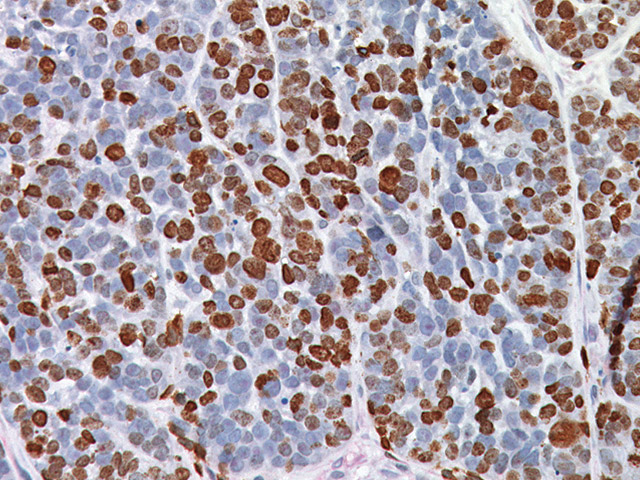
#> input picture img/nuclei.jpg, 640 x 480 px, found by its file name
$ python main2.py   (older library calls are emulated)
#> lines starting #> are read from the running program, lines starting #| are printed output that depends on the picture; after the words box and inside, x2 and y2 are one past the last pixel; in counts of white or black regions, pixels touching at a corner belong together
# This is a sample Python script.

# Press Shift+F10 to execute it or replace it with your code.
# Press Double Shift to search everywhere for classes, files, tool windows, actions, and settings.

import cv2 as cv, cv2
import sys
import numpy as np
from matplotlib import pylab
import mahotas as mh
import requests
from functools import reduce


def createWindows(val):
    cv2.namedWindow("Trackbars")
    cv2.resizeWindow("Trackbars", 1620, 500)
    cv2.namedWindow("Results")
    pass

def CreateTrackbars(val):
#> called with val = 0
    cv2.createTrackbar("L - H", "Trackbars", 0, 179, ProcessImage)
#> slider 'L - H' is set to 35
    cv2.createTrackbar("L - S", "Trackbars", 0, 255, ProcessImage)
#> slider 'L - S' is set to 51
    cv2.createTrackbar("L - V", "Trackbars", 0, 255, ProcessImage)
#> slider 'L - V' is set to 51
    cv2.createTrackbar("U - H", "Trackbars", 179, 179, ProcessImage)
    cv2.createTrackbar("U - S", "Trackbars", 255, 255, ProcessImage)
    cv2.createTrackbar("U - V", "Trackbars", 255, 255, ProcessImage)

    cv.createTrackbar("ksize", "Trackbars", 0, 31, ProcessImage)
#> slider 'ksize' is set to 10
    pass

def idontdoshit():
    print('pAsS dA BuTThAaA')

def SetVals(val):
#> called with val = 0
    global l_h
    global l_s
    global l_v
    global u_h
    global u_s
    global u_v
    global lower_range
    global upper_range
    global img, mask, res, hsv
    global gaussian_value
    l_h = 5
    l_s = 50
    l_v = 50
    u_h = 40
    u_s = 255
    u_v = 255
    gaussian_value = 1
    lower_range = np.array([l_h, l_s, l_v])
    upper_range = np.array([u_h, u_s, u_v])
    img = cv2.imread(r"D:\side-projects\nuclei\img\nuclei.jpg")
#> img is the input picture: shape (480, 640, 3); mean B, G, R 165.7, 158.6, 170.6


def ProcessImage(val):
    # Get the new values of the trackbar in real time as the user changes them
#> called with val = 0
    l_h = cv2.getTrackbarPos("L - H", "Trackbars")
    l_s = cv2.getTrackbarPos("L - S", "Trackbars")
    l_v = cv2.getTrackbarPos("L - V", "Trackbars")
    u_h = cv2.getTrackbarPos("U - H", "Trackbars")
    u_s = cv2.getTrackbarPos("U - S", "Trackbars")
    u_v = cv2.getTrackbarPos("U - V", "Trackbars")

    l_h = cv2.getTrackbarPos("L - H", "Trackbars")
    l_s = cv2.getTrackbarPos("L - S", "Trackbars")
    l_v = cv2.getTrackbarPos("L - V", "Trackbars")
    u_h = cv2.getTrackbarPos("U - H", "Trackbars")
    u_s = cv2.getTrackbarPos("U - S", "Trackbars")
    u_v = cv2.getTrackbarPos("U - V", "Trackbars")

    l_h = cv2.getTrackbarPos("L - H", "Trackbars")
    l_s = cv2.getTrackbarPos("L - S", "Trackbars")
    l_v = cv2.getTrackbarPos("L - V", "Trackbars")
    u_h = cv2.getTrackbarPos("U - H", "Trackbars")
    u_s = cv2.getTrackbarPos("U - S", "Trackbars")
    u_v = cv2.getTrackbarPos("U - V", "Trackbars")

    # Gaussian things, not pretty but working.
    gaussian_value = cv2.getTrackbarPos("ksize", "Trackbars")

    cv.setTrackbarPos("ksize", "Trackbars", gaussian_value)
    # Convert the BGR image to HSV image.
    hsv = cv2.cvtColor(img, cv2.COLOR_BGR2HSV)
#> hsv: shape (480, 640, 3); mean H, S, V 90.5, 50.9, 182.3
    if gaussian_value != 0:
        gaussian_value = isEven(gaussian_value)
        hsv = GaussianBlur(hsv, gaussian_value)
#> in GaussianBlur, `gaussianImg = cv.GaussianBlur(gaussianImg, (ksize, ksize), 0)`: gaussianImg: shape (480, 640, 3); mean H, S, V 90.5, 50.9, 182.3

    # Set the lower and upper HSV range according to the value selected by the trackbar
    lower_range = np.array([l_h, l_s, l_v])
    upper_range = np.array([u_h, u_s, u_v])


    #hsv = cv2.cvtColor(img, cv2.COLOR_BGR2GRAY)

    # Threshold the HSV image to get only blue colors. Filter the image and get the binary mask, where white represents your target color
    mask = cv2.inRange(hsv, lower_range, upper_range)
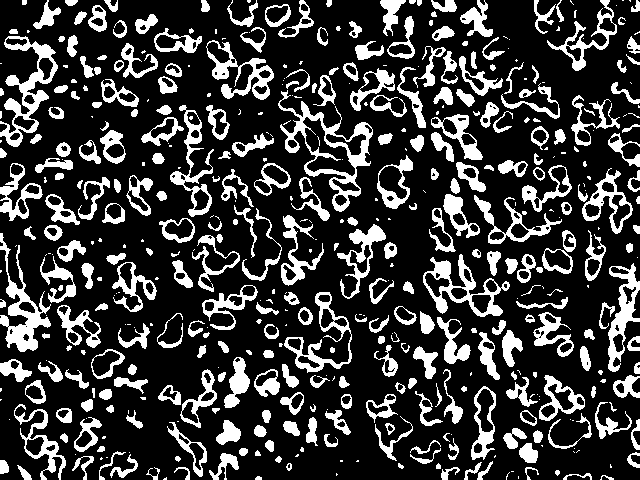
#> mask: shape (480, 640); 23% white; 485 white regions (172 under 20 px), largest, box (x1, y1, x2, y2) and area: (278, 90, 373, 212) 2392, (0, 36, 58, 147) 1951, (0, 233, 51, 352) 1797
    # You can also visualize the real part of the target color (Optional)
    res = cv2.bitwise_and(img, img, mask=mask)
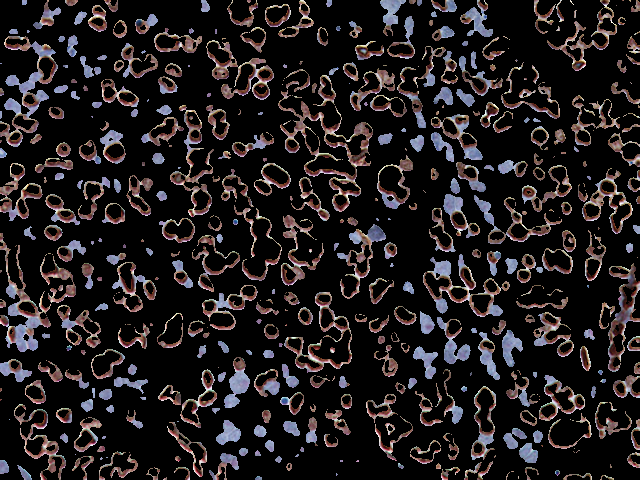
#> res: shape (480, 640, 3); mean B, G, R 29.7, 28.5, 33.1
    # Converting the binary mask to 3 channel image, this is just so we can stack it with the others
    mask_3 = cv2.cvtColor(mask, cv2.COLOR_GRAY2BGR)
    # stack the mask, orginal frame and the filtered result
    stacked = np.hstack((mask_3, img, res))
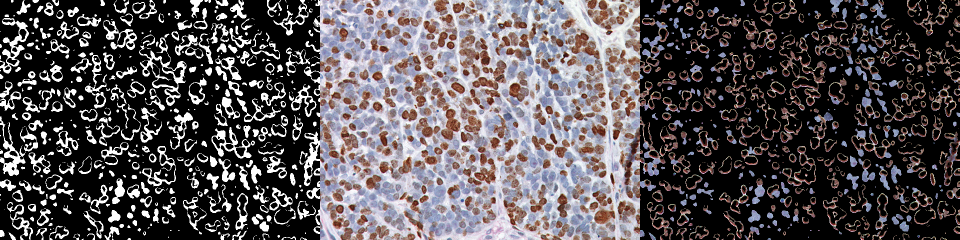
#> stacked: shape (480, 1920, 3) (shown at 1/2 size); mean B, G, R 84.7, 81.9, 87.4

    # Show this stacked frame at 40% of the size.
    cv2.imshow('Results', cv2.resize(stacked, None, fx=1.0, fy=1.0))
    CountPixels(mask, hsv)
    print('1 time 2 time')

def main():

    createWindows(0)
    CreateTrackbars(0)
    SetVals(0)

    # Init that shit
    ProcessImage(0)

    # Count pixels
    #CountPixels(mask, hsv)

    cv2.waitKey(0)
    if cv2.waitKey(1) & 0xFF == ord("q"):
        cv2.destroyAllWindows()
        exit()

    #If the user presses ESC then exit the program
    key = cv2.waitKey(1)

    # If the user presses `s` then print this array.
    if key == ord('s'):
        thearray = [[l_h, l_s, l_v], [u_h, u_s, u_v]]
        print(thearray)

        # Also save this array as penval.npy
        np.save('hsv_value', thearray)
        exit()

def GaussianBlur(grayImg, ksize):
    #windowName.append(GaussianBlur.__name__)
    gaussianImg = grayImg
    #isEven(trackbar_gaussian, windowName, gaussian_value)
    gaussianImg = cv.GaussianBlur(gaussianImg, (ksize, ksize), 0)
    # ShowImages(GaussianBlur.__name__, gaussianImg)
    return gaussianImg

#
def isEven(value):
    if (((value % 2) == 1) or (value == 0)):
        pass
    else:
        value += 1
    return value

def CountPixels(mask, hsv):
    maskShape = mask.shape
#> maskShape = (480, 640)
    allPixels = 1
    for i in maskShape:
        allPixels *= i
#> after the loop, allPixels = 307200
    print('simple for loop: ' + str(allPixels))
#| simple for loop: 307200

    allPixels2 = reduce(lambda x, y: x * y, maskShape)
#> allPixels2 = 307200
    print('lambda expression: ' + str(allPixels2))
#| lambda expression: 307200

    allPixels3 = mask.size
#> allPixels3 = 307200
    print('img.size function: ' + str(allPixels3))
#| img.size function: 307200

    whitePixels = cv2.countNonZero(mask)
#> whitePixels = 70611
    print ('white pixelstry.py: ' + str(whitePixels))
#| white pixelstry.py: 70611

    blackPixels = allPixels - whitePixels
#> blackPixels = 236589
    print('black pixes:' + str(blackPixels))
#| black pixes:236589

    whitePixPerc = (whitePixels  / allPixels) * 100
#> whitePixPerc = 22.99
    blackPixPerc = (blackPixels  / allPixels) * 100
#> blackPixPerc = 77.01
    print('white pixels (cancerogenni) define: ' + str(round(whitePixPerc, 2)) + '%' + ' of the image.')
#| white pixels (cancerogenni) define: 22.99% of the image.
    print('black pixels (fine) define: ' + str(round(blackPixPerc, 2)) + '%' + ' of the image.')
#| black pixels (fine) define: 77.01% of the image.

def SaveImage(x):
    pass

main()
#| simple for loop: 307200
#| lambda expression: 307200
#| img.size function: 307200
#| white pixelstry.py: 70611
#| black pixes:236589
#| white pixels (cancerogenni) define: 22.99% of the image.
#| black pixels (fine) define: 77.01% of the image.
#> (key q is pressed here)
#> (the program exits here)
